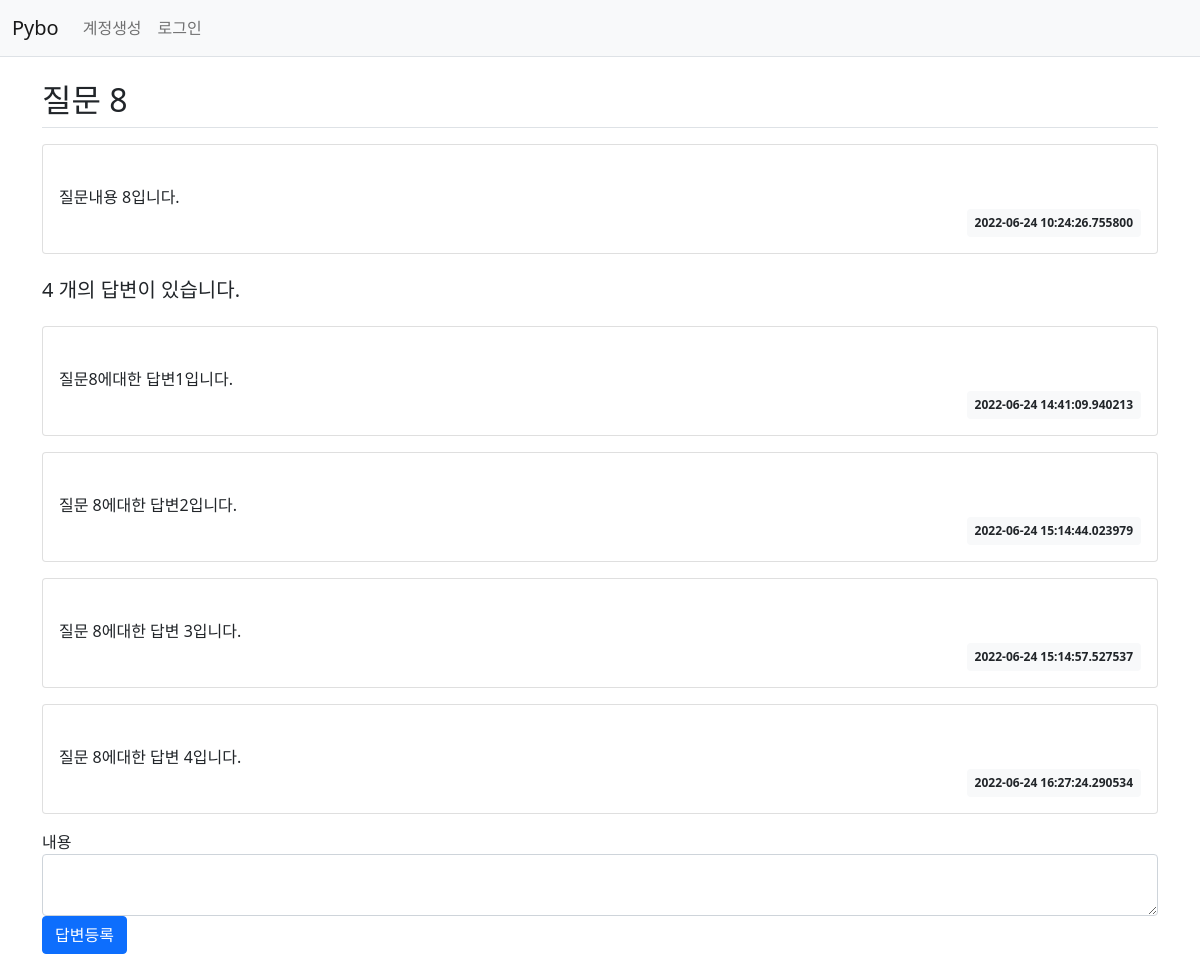
The page /question/detail/15/ on the database its author committed.
### pybo/models.py (models this page shows)
class Question(db.Model):
    id = db.Column(db.Integer , primary_key=True)
    subject = db.Column(db.String(200) , nullable=False)
    content = db.Column(db.Text(),nullable=False)
    create_date = db.Column(db.DateTime(),nullable=False)

class Answer(db.Model):
    id = db.Column(db.Integer, primary_key=True)
    question_id = db.Column(db.Integer,
                            db.ForeignKey('question.id',ondelete='CASCADE'))
    question = db.relationship('Question',backref=db.backref('answer_set'))
    content = db.Column(db.Text(),nullable=False)
    create_date = db.Column(db.DateTime(), nullable=False)

### pybo/views/question_views.py (the view)
@bp.route('/detail/<int:question_id>/')
def detail(question_id):
    form = AnswerForm()
    question = Question.query.get_or_404(question_id)
    return render_template('question/question_detail.html',question=question,form=form)

### pybo/forms.py
class AnswerForm(FlaskForm):
    content = TextAreaField('내용', validators=[DataRequired('내용은 필수입니다.')])

### pybo/views/auth_views.py (called while the page is built)
@bp.before_app_request
def load_logged_in_user():
    user_id = session.get('user_id')
    if user_id is None:
        g.user = None
    else:
        g.user = User.query.get(user_id)

### pybo/templates/question/question_detail.html (shortened to what this page needs)
{% extends 'base.html' %}
{% block content %}
<div class="container my-3">
    <h2 class="border-bottom py-2">{{ question.subject }}</h2>
    <div class="card my-3">
        <div class="card-body">
            <div class="card-text" style="white-space: pre-line;">
                {{ question.content }}
            </div>
            <div class="d-flex justify-content-end">
                <div class="badge bg-light text-dark p-2">
                    {{ question.create_date}}
                </div>
            </div>
        </div>
    </div>
    <h5 class="border-botoom my-3 py-2">{{ question.answer_set|length }} 개의 답변이 있습니다.</h5>
    {% for answer in question.answer_set %}
    <div class="card my-3">
        <div class="card-body">
            <div class="card-text" style="white-space: pre-line;">
                {{ answer.content }}
            </div>
            <div class="d-flex justify-content-end">
                <div class="badge bg-light text-dark p-2">
                    {{ answer.create_date}}
                </div>
            </div>
        </div>
    </div>
    {% endfor %}
    <form action="{{ url_for( 'answer.create',question_id=question.id) }}" method="post" class="mb-3">
        {{ form.content.label }}
        {{ form.content(class="form-control") }}
        <input type="submit" value="답변등록" class="btn btn-primary">
    </form>
</div>
{% endblock %}

### rows shown on the page
Question: subject "질문 8", content "질문내용 8입니다.", create_date "2022-06-24 10:24:26.755800"
Answer: content "질문8에대한 답변1입니다.", create_date "2022-06-24 14:41:09.940213"
Answer: content "질문 8에대한 답변2입니다.", create_date "2022-06-24 15:14:44.023979"
Answer: content "질문 8에대한 답변 3입니다.", create_date "2022-06-24 15:14:57.527537"
Answer: content "질문 8에대한 답변 4입니다.", create_date "2022-06-24 16:27:24.290534"

### other values the page prints
{{ question.answer_set|length }} "4"
